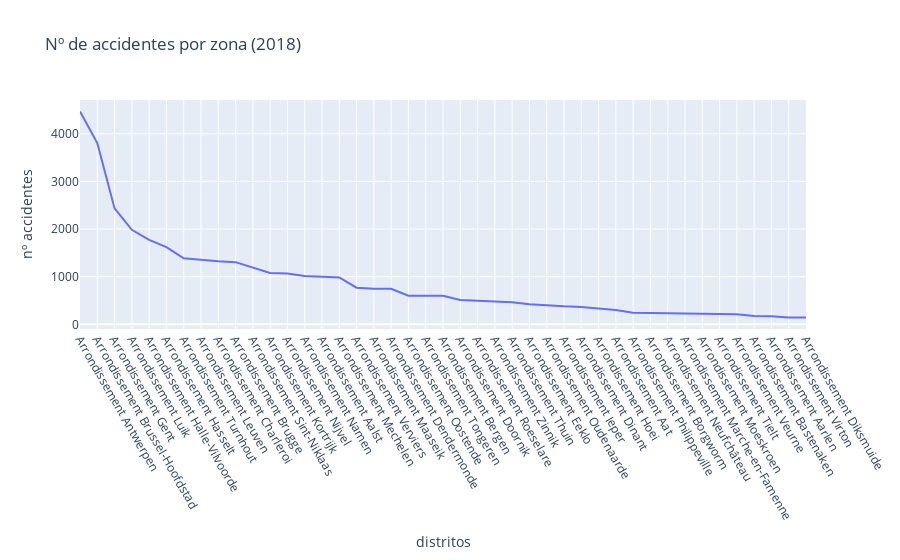

This figure's notebook cell:
### Code cell
fig = px.line(x=sorted_acc_2018_por_zona["ADM_DSTR"], y=sorted_acc_2018_por_zona["Nº ACC"], labels = {"x": "distritos", "y": "nº accidentes"}, title = "Nº de accidentes por zona (2018)")
#ax.set_xlabel(xlabel, rotation=60)
fig.update_xaxes(tickangle=60)
fig.show()

### Figure 1 — Plotly figure (JSON) as saved in the notebook; plotly's stock layout.template omitted (floating-point values rounded to 4 significant figures)
{"data": [{"hovertemplate": "distritos=%{x}<br>nº accidentes=%{y}<extra></extra>", "legendgroup": "", "line": {"color": "#636efa", "dash": "solid"}, "marker": {"symbol": "circle"}, "mode": "lines", "name": "", "orientation": "v", "showlegend": false, "type": "scatter", "x": ["Arrondissement Antwerpen", "Arrondissement Brussel-Hoofdstad", "Arrondissement Gent", "Arrondissement Luik", "Arrondissement Halle-Vilvoorde", "Arrondissement Hasselt", "Arrondissement Turnhout", "Arrondissement Leuven", "Arrondissement Charleroi", "Arrondissement Brugge", "Arrondissement Sint-Niklaas", "Arrondissement Kortrijk", "Arrondissement Nijvel", "Arrondissement Namen", "Arrondissement Aalst", "Arrondissement Mechelen", "Arrondissement Verviers", "Arrondissement Maaseik", "Arrondissement Dendermonde", "Arrondissement Oostende", "Arrondissement Tongeren", "Arrondissement Bergen", "Arrondissement Doornik", "Arrondissement Roeselare", "Arrondissement Zinnik", "Arrondissement Thuin", "Arrondissement Eeklo", "Arrondissement Oudenaarde", "Arrondissement Ieper", "Arrondissement Dinant", "Arrondissement Hoei", "Arrondissement Aat", "Arrondissement Philippeville", "Arrondissement Borgworm", "Arrondissement Neufchâteau", "Arrondissement Marche-en-Famenne", "Arrondissement Moeskroen", "Arrondissement Tielt", "Arrondissement Veurne", "Arrondissement Bastenaken", "Arrondissement Aarlen", "Arrondissement Virton", "Arrondissement Diksmuide"], "xaxis": "x", "y": [4469, 3805, 2434, 1984, 1774, 1622, 1388, 1350, 1324, 1306, 1199, 1079, 1066, 1016, 1000, 985, 770, 748, 748, 603, 601, 598, 512, 493, 475, 466, 423, 398, 378, 365, 334, 302, 245, 242, 241, 225, 225, 217, 213, 177, 172, 145, 143], "yaxis": "y"}], "layout": {"legend": {"tracegroupgap": 0}, "title": {"text": "Nº de accidentes por zona (2018)"}, "xaxis": {"anchor": "y", "domain": [0, 1], "tickangle": 60, "title": {"text": "distritos"}}, "yaxis": {"anchor": "x", "domain": [0, 1], "title": {"text": "nº accidentes"}}}}
